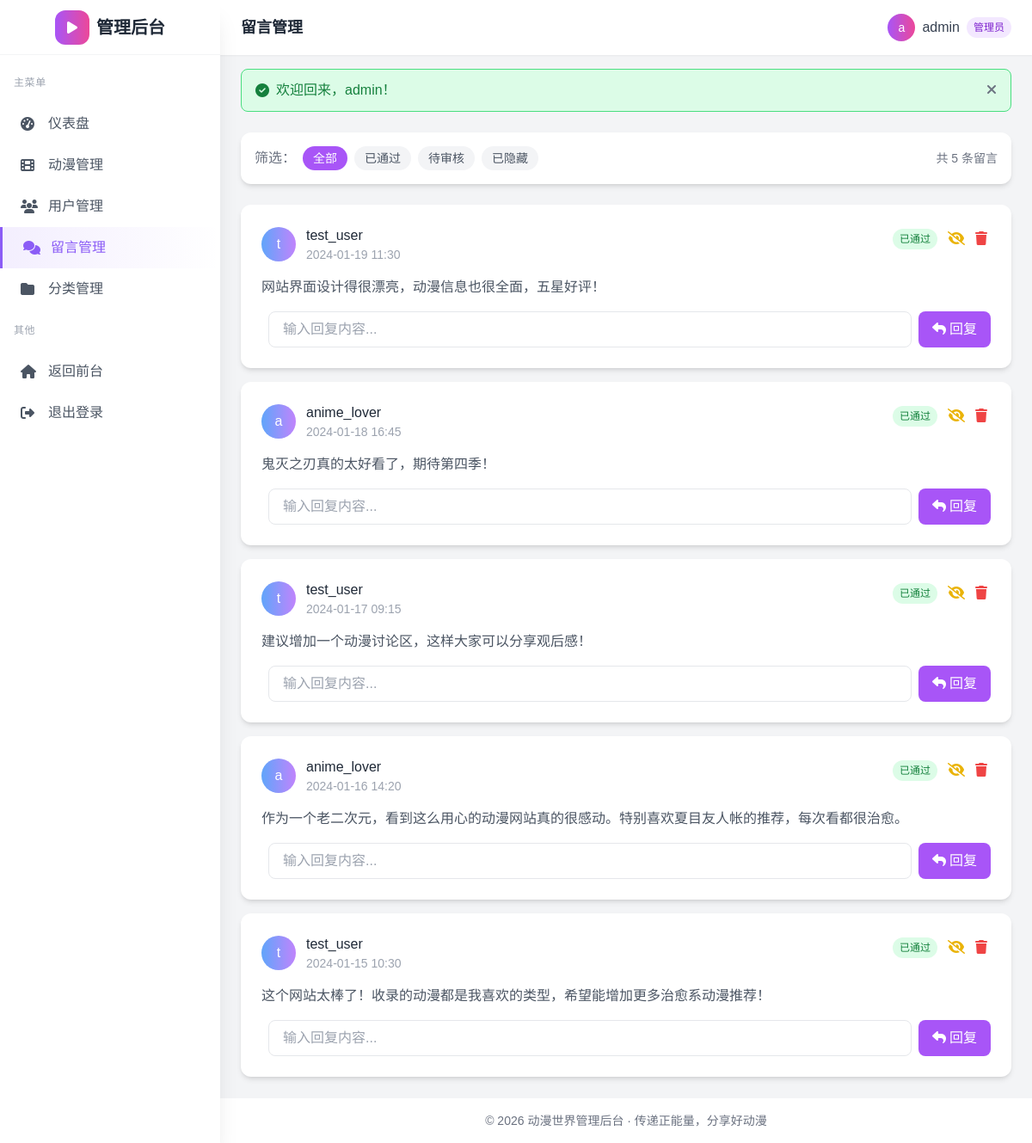
The app's page /backend/src/admin/messages.php (signed in) with its own data.
### tables this page shows
CREATE TABLE IF NOT EXISTS messages (
    id INT AUTO_INCREMENT PRIMARY KEY,
    user_id INT,
    content TEXT NOT NULL,
    reply TEXT,
    replied_by INT,
    status ENUM('pending', 'approved', 'hidden') DEFAULT 'approved',
    created_at TIMESTAMP DEFAULT CURRENT_TIMESTAMP,
    replied_at TIMESTAMP NULL,
    FOREIGN KEY (user_id) REFERENCES users(id) ON DELETE CASCADE,
    FOREIGN KEY (replied_by) REFERENCES users(id) ON DELETE SET NULL
);

CREATE TABLE IF NOT EXISTS users (
    id INT AUTO_INCREMENT PRIMARY KEY,
    username VARCHAR(50) NOT NULL UNIQUE,
    password VARCHAR(255) NOT NULL,
    email VARCHAR(100) NOT NULL UNIQUE,
    avatar VARCHAR(255) DEFAULT 'default.png',
    role ENUM('user', 'admin') DEFAULT 'user',
    status TINYINT DEFAULT 1,
    created_at TIMESTAMP DEFAULT CURRENT_TIMESTAMP,
    updated_at TIMESTAMP DEFAULT CURRENT_TIMESTAMP ON UPDATE CURRENT_TIMESTAMP
);

### backend/src/includes/functions.php (called while the page is built, shortened)
<?php
function h($string) {
    return htmlspecialchars($string, ENT_QUOTES, 'UTF-8');
}
function formatDate($date, $format = 'Y-m-d H:i') {
    return date($format, strtotime($date));
}

### backend/src/admin/messages.php (the view, shortened to what this page needs)
<?php
require_once __DIR__ . '/../includes/functions.php';
$db = new Database();
$conn = $db->getConnection();
require_once 'header.php';
$page = isset($_GET['page']) ? max(1, intval($_GET['page'])) : 1;
$perPage = 10;
$offset = ($page - 1) * $perPage;
$filterStatus = isset($_GET['filter']) ? $_GET['filter'] : '';
$where = '';
$params = [];
$total = 0;
try {
    $stmt = $conn->prepare("SELECT COUNT(*) as total FROM messages m {$where}");
    $stmt->execute($params);
    $total = $stmt->fetch()['total'];
} catch (PDOException $e) {
    error_log("[Messages Error] Count: " . $e->getMessage());
}
$messages = [];
try {
    $sql = "SELECT m.*, u.username, ru.username as replied_by_name
            FROM messages m
            LEFT JOIN users u ON m.user_id = u.id
            LEFT JOIN users ru ON m.replied_by = ru.id
            {$where}
            ORDER BY m.created_at DESC
            LIMIT {$perPage} OFFSET {$offset}";
    $stmt = $conn->prepare($sql);
    $stmt->execute($params);
    $messages = $stmt->fetchAll();
} catch (PDOException $e) {
    error_log("[Messages Error] List: " . $e->getMessage());
}
?>
<div class="bg-white rounded-xl shadow-md p-4 mb-6">
    <div class="flex flex-wrap items-center justify-between gap-4">
        <div class="flex items-center space-x-2">
            <span class="text-gray-500">筛选：</span>
            <a href="messages.php" class="px-3 py-1 rounded-full text-sm <?php echo !$filterStatus ? 'bg-purple-500 text-white' : 'bg-gray-100 text-gray-600 hover:bg-gray-200'; ?>">
                全部
            </a>
            <a href="messages.php?filter=approved" class="px-3 py-1 rounded-full text-sm <?php echo $filterStatus == 'approved' ? 'bg-purple-500 text-white' : 'bg-gray-100 text-gray-600 hover:bg-gray-200'; ?>">
                已通过
            </a>
            <a href="messages.php?filter=pending" class="px-3 py-1 rounded-full text-sm <?php echo $filterStatus == 'pending' ? 'bg-purple-500 text-white' : 'bg-gray-100 text-gray-600 hover:bg-gray-200'; ?>">
                待审核
            </a>
            <a href="messages.php?filter=hidden" class="px-3 py-1 rounded-full text-sm <?php echo $filterStatus == 'hidden' ? 'bg-purple-500 text-white' : 'bg-gray-100 text-gray-600 hover:bg-gray-200'; ?>">
                已隐藏
            </a>
        </div>
        <div class="text-gray-500 text-sm">
            共 <?php echo $total; ?> 条留言
        </div>
    </div>
</div>
<?php if (empty($messages)): ?>
<div class="bg-white rounded-xl shadow-md p-12 text-center">
    <i class="fas fa-comments text-4xl text-gray-300 mb-3"></i>
    <p class="text-gray-500">暂无留言数据</p>
</div>
<?php else: ?>
<div class="space-y-4">
    <?php foreach ($messages as $message): ?>
    <div class="bg-white rounded-xl shadow-md p-6">
        <div class="flex items-start justify-between mb-4">
            <div class="flex items-center space-x-3">
                <div class="w-10 h-10 bg-gradient-to-r from-blue-400 to-purple-400 rounded-full flex items-center justify-center">
                    <span class="text-white font-medium"><?php echo mb_substr($message['username'], 0, 1); ?></span>
                </div>
                <div>
                    <div class="font-medium text-gray-800"><?php echo h($message['username']); ?></div>
                    <div class="text-sm text-gray-400"><?php echo formatDate($message['created_at']); ?></div>
                </div>
            </div>
            <div class="flex items-center space-x-2">
                <span class="px-2 py-1 text-xs rounded-full <?php
                    echo $message['status'] == 'approved' ? 'bg-green-100 text-green-700' :
                        ($message['status'] == 'pending' ? 'bg-yellow-100 text-yellow-700' : 'bg-gray-100 text-gray-600');
                ?>">
                    <?php echo $message['status'] == 'approved' ? '已通过' : ($message['status'] == 'pending' ? '待审核' : '已隐藏'); ?>
                </span>
                <div class="flex items-center space-x-1">
                    <?php if ($message['status'] != 'hidden'): ?>
                    <a href="messages.php?id=<?php echo $message['id']; ?>&status=hidden" class="text-yellow-500 hover:text-yellow-700 p-1" title="隐藏">
                        <i class="fas fa-eye-slash"></i>
                    </a>
                    <?php endif; ?>
                    <a href="messages.php?delete=<?php echo $message['id']; ?>" onclick="return confirmDelete('确定要删除这条留言吗？')" class="text-red-500 hover:text-red-700 p-1" title="删除">
                        <i class="fas fa-trash"></i>
                    </a>
                </div>
            </div>
        </div>
        <div class="text-gray-600 mb-4 pl-13">
            <?php echo nl2br(h($message['content'])); ?>
        </div>
        <?php if ($message['reply']): ?>
        <div class="bg-purple-50 rounded-lg p-4 ml-13">
            <div class="flex items-center mb-2">
                <span class="bg-purple-500 text-white text-xs px-2 py-1 rounded-full mr-2">
                    <i class="fas fa-crown mr-1"></i>管理员回复
                </span>
                <span class="text-sm text-gray-400">
                    <?php echo h($message['replied_by_name']); ?> · <?php echo formatDate($message['replied_at']); ?>
                </span>
            </div>
            <p class="text-gray-700"><?php echo nl2br(h($message['reply'])); ?></p>
        </div>
        <?php else: ?>
        <div class="ml-13 mt-4">
            <form method="POST" class="flex space-x-2">
                <input type="text" name="reply" placeholder="输入回复内容..."
                       class="flex-1 px-4 py-2 border border-gray-200 rounded-lg focus:border-purple-400 outline-none">
                <button type="submit" class="bg-purple-500 text-white px-4 py-2 rounded-lg hover:bg-purple-600 transition-colors">
                    <i class="fas fa-reply mr-1"></i>回复
                </button>
            </form>
        </div>
        <?php endif; ?>
    </div>
    <?php endforeach; ?>
</div>
<?php endif; ?>
<?php require_once 'footer.php'; ?>

### backend/src/admin/header.php (style rules this page uses)
body { font-family: 'Noto Sans SC', sans-serif; }

### records on screen
messages: user.username "t", user.username "test_user", created_at "2024-01-19 11:30", status "已通过", content "网站界面设计得很漂亮，动漫信息也很全面，五星好评！"
messages: user.username "a", user.username "anime_lover", created_at "2024-01-18 16:45", status "已通过", content "鬼灭之刃真的太好看了，期待第四季！"
messages: user.username "t", user.username "test_user", created_at "2024-01-17 09:15", status "已通过", content "建议增加一个动漫讨论区，这样大家可以分享观后感！"
messages: user.username "a", user.username "anime_lover", created_at "2024-01-16 14:20", status "已通过", content "作为一个老二次元，看到这么用心的动漫网站真的很感动。特别喜欢夏目友人帐的推荐，每次看都很治愈。"
messages: user.username "t", user.username "test_user", created_at "2024-01-15 10:30", status "已通过", content "这个网站太棒了！收录的动漫都是我喜欢的类型，希望能增加更多治愈系动漫推荐！"

### other values on screen
$pageTitle "留言管理"
mb_substr($currentUser['username'], 0, 1) "a"
$currentUser['username'] "admin"
$flash['message'] "欢迎回来，admin！"
$total "5"
